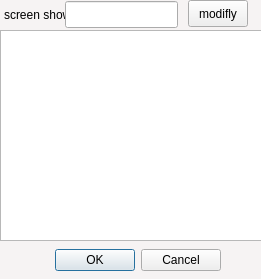
<?xml version="1.0" encoding="UTF-8"?>
<ui version="4.0">
 <class>ContactInfo</class>
 <widget class="QDialog" name="ContactInfo">
  <property name="geometry">
   <rect>
    <x>0</x>
    <y>0</y>
    <width>261</width>
    <height>279</height>
   </rect>
  </property>
  <property name="windowTitle">
   <string>Dialog</string>
  </property>
  <property name="styleSheet">
   <string>QDialog {
 
background-color:rgb(246,243,243);

}
</string>
  </property>
  <widget class="QDialogButtonBox" name="buttonBox">
   <property name="geometry">
    <rect>
     <x>-120</x>
     <y>244</y>
     <width>341</width>
     <height>32</height>
    </rect>
   </property>
   <property name="orientation">
    <enum>Qt::Horizontal</enum>
   </property>
   <property name="standardButtons">
    <set>QDialogButtonBox::Cancel|QDialogButtonBox::Ok</set>
   </property>
  </widget>
  <widget class="QTextEdit" name="AcInfo">
   <property name="geometry">
    <rect>
     <x>0</x>
     <y>30</y>
     <width>331</width>
     <height>211</height>
    </rect>
   </property>
  </widget>
  <widget class="QLabel" name="label">
   <property name="geometry">
    <rect>
     <x>4</x>
     <y>6</y>
     <width>91</width>
     <height>18</height>
    </rect>
   </property>
   <property name="text">
    <string>screen show</string>
   </property>
  </widget>
  <widget class="QLineEdit" name="local_name">
   <property name="geometry">
    <rect>
     <x>65</x>
     <y>1</y>
     <width>113</width>
     <height>27</height>
    </rect>
   </property>
  </widget>
  <widget class="QPushButton" name="pushButton">
   <property name="geometry">
    <rect>
     <x>188</x>
     <y>0</y>
     <width>60</width>
     <height>27</height>
    </rect>
   </property>
   <property name="text">
    <string>modifly</string>
   </property>
  </widget>
 </widget>
 <resources/>
 <connections>
  <connection>
   <sender>buttonBox</sender>
   <signal>accepted()</signal>
   <receiver>ContactInfo</receiver>
   <slot>accept()</slot>
   <hints>
    <hint type="sourcelabel">
     <x>248</x>
     <y>254</y>
    </hint>
    <hint type="destinationlabel">
     <x>157</x>
     <y>274</y>
    </hint>
   </hints>
  </connection>
  <connection>
   <sender>buttonBox</sender>
   <signal>rejected()</signal>
   <receiver>ContactInfo</receiver>
   <slot>reject()</slot>
   <hints>
    <hint type="sourcelabel">
     <x>316</x>
     <y>260</y>
    </hint>
    <hint type="destinationlabel">
     <x>286</x>
     <y>274</y>
    </hint>
   </hints>
  </connection>
 </connections>
</ui>
